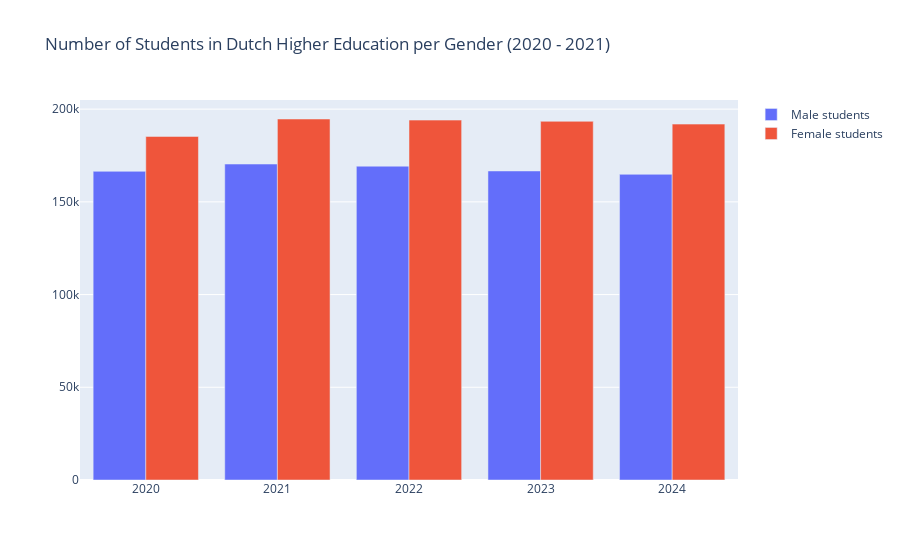

Notebook code for this chart:
### Markdown cell above
### Gender Balance as a Sign of Inclusive Growth
The continued growth in student enrollment has been accompanied by a consistent gender pattern: female students have outnumbered male students every year between 2020 and 2024. The peak year 2021, which reflected delayed enrollment due to COVID-19, shows this most clearly — with both male and female enrollment increasing, but women consistently ahead in absolute numbers.

This gender trend highlights how efforts to broaden access to higher education have particularly benefited female participation, aligning with broader social shifts toward gender equity in education. Moreover, the relatively stable gender gap across the years suggests that inclusion is not a temporary effect, but part of a sustained structural trend.

In the long term, a higher share of female graduates contributes to a more balanced labor force, especially in sectors traditionally underrepresented by women. Promoting equal access for all genders enhances not only fairness but also economic resilience and innovation potential in a knowledge-based economy.

### Code cell
totaal_vrouw = [registraties_wo[registraties_wo['GESLACHT'] == 'vrouw'][jaar].sum() for jaar in jaren]
totaal_man = [registraties_wo[registraties_wo['GESLACHT'] == 'man'][jaar].sum() for jaar in jaren]

fig4 = go.Figure(data = [
    go.Bar(name='Male students', x = jaren, y = totaal_man),
    go.Bar(name='Female students', x = jaren, y = totaal_vrouw)
])

fig4.update_layout( height = 600, title = 'Number of Students in Dutch Higher Education per Gender (2020 - 2021)')
fig4.show()

### Figure 1 — Plotly figure (JSON) as saved in the notebook; plotly's stock layout.template omitted (floating-point values rounded to 4 significant figures)
{"data": [{"name": "Male students", "type": "bar", "x": ["2020", "2021", "2022", "2023", "2024"], "y": [166458, 170392, 169235, 166647, 164847]}, {"name": "Female students", "type": "bar", "x": ["2020", "2021", "2022", "2023", "2024"], "y": [185276, 194680, 194075, 193428, 191919]}], "layout": {"autosize": true, "title": {"text": "Number of Students in Dutch Higher Education per Gender (2020 - 2021)"}, "xaxis": {"autorange": true, "range": [-0.5, 4.5], "type": "category"}, "yaxis": {"autorange": true, "range": [0, 204900.0], "type": "linear"}}}
